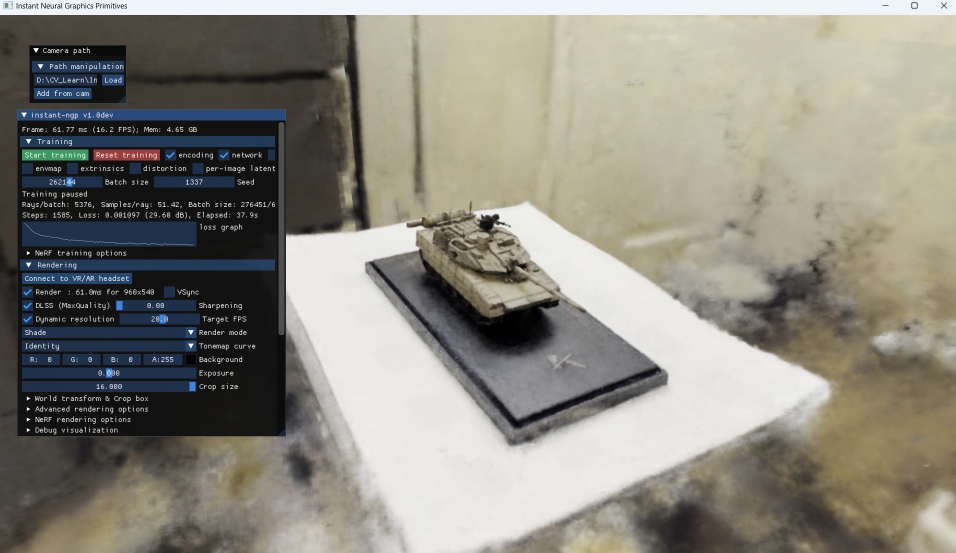
#> input picture data/2-1.png, 1911 x 1105 px, found by its file name (shown at 1/2 size)
$ python resizing.py
#> lines starting #> are read from the running program, lines starting #| are printed output that depends on the picture
# resizing
import os

import cv2


img = cv2.imread(os.path.join('.', 'data', '2-1.png'))
#> img is the input picture: shape (1105, 1911, 3); mean B, G, R 126.4, 136, 138.7

resized_img = cv2.resize(img, (640, 640))
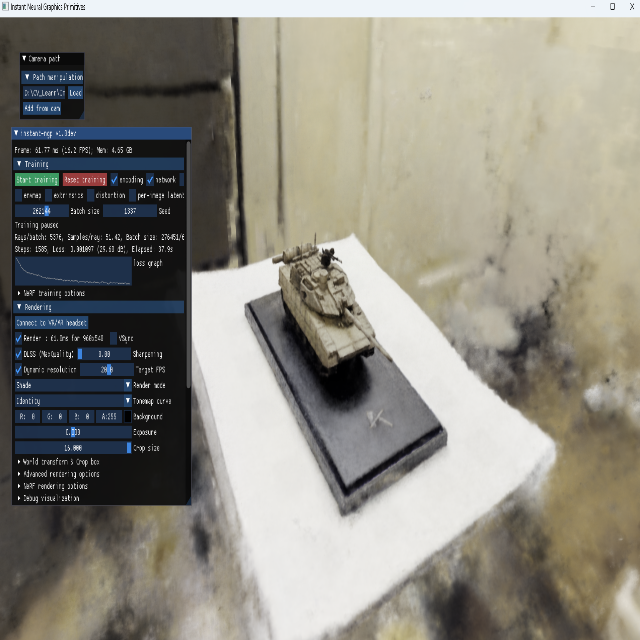
#> resized_img: shape (640, 640, 3); mean B, G, R 126.3, 135.9, 138.6

print(img.shape)
#| (1105, 1911, 3)
print(resized_img.shape)
#| (640, 640, 3)

cv2.imshow('img', img)
cv2.imshow('resized_img', resized_img)
cv2.waitKey(0)
